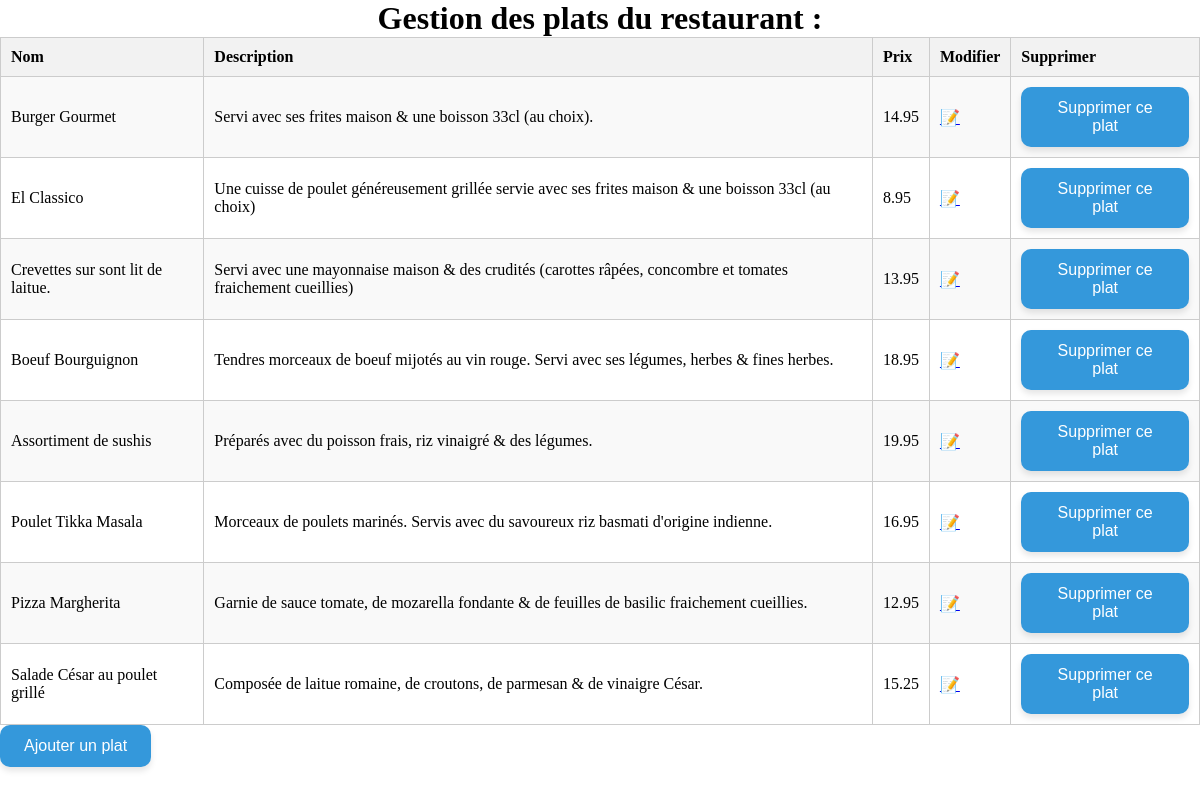
The page / on the database its author committed.
### tables this page shows
CREATE TABLE IF NOT EXISTS `plats` (
  `id` bigint unsigned NOT NULL AUTO_INCREMENT,
  `name` varchar(255) NOT NULL,
  `description` varchar(255) NOT NULL,
  `price` float NOT NULL,
  UNIQUE KEY `id` (`id`)
);

### index.php (called while the page is built)
<?php
require_once('./views/header.php');
require_once('./views/plats/getAll.php');
require_once('./views/footer.php');
?>

### models/plats/getAll.php (called while the page is built)
<?php
    require_once('./models/dbConnect.php');
    if($pdoConn){
        $execution = $pdoConn->prepare('SELECT * FROM plats');
        if($execution->execute()){
            $results = $execution->fetchAll(PDO::FETCH_ASSOC);
        }
    }
?>

### views/plats/getAll.php (the view, shortened to what this page needs)
<?php
    require_once('./models/plats/getAll.php');
?>
<header>
    <h1>Gestion des plats du restaurant&nbsp;:</h1>
</header>
<main>
    <table class="custom-table">
        <thead>
            <th>Nom</th>
            <th>Description</th>
            <th>Prix</th>
            <th>Modifier</th>
            <th>Supprimer</th>
        </thead>
        <?php foreach($results as $single){ ?>
            <tr>
                <td><?php echo $single["name"] ?></td>
                <td><?php echo $single["description"] ?></td>
                <td><?php echo $single["price"] ?></td>
                <td>
                    <p><a href="./views/plats/update.php?id=<?php echo $single["id"] ?>" title="Editer ce plat">📝</a></p>
                </td>
                <td>
                    <button class="btn-sup" id="<?php echo $single["id"] ?>">Supprimer ce plat</button>
                </td>
            </tr>
        <?php }  ?>
    </table>
    <button id="button-add">Ajouter un plat</button>
</main>

### views/header.php (shortened to what this page needs)
<!DOCTYPE html>
<html lang="fr">
    <head>
        <link rel="stylesheet" href="../style.css">
    </head>
    <body>

### views/footer.php (shortened to what this page needs)
    </body>
</html>

### style.css (style rules this page uses)
* { margin: 0; padding: 0; box-sizing: border-box; }
.custom-table { width: 100%; border-collapse: collapse; border: 1px solid #ccc; }
.custom-table th, .custom-table td { padding: 10px; border: 1px solid #ccc; }
.custom-table th { background-color: #f2f2f2; font-weight: bold; text-align: left; }
.custom-table tbody tr:nth-child(odd) { background-color: #f9f9f9; }
h1 { text-align: center; }
button, input[type="submit"] { padding: 12px 24px; font-size: 16px; border: none; background-color: #3498db; color: #fff; cursor: pointer; border-radius: 10px; transition: background-color 0.3s ease, transform 0.2s ease; box-shadow: 0px 4px 6px rgba(0, 0, 0, 0.1); }

### rows shown on the page
plats: name "Burger Gourmet", description "Servi avec ses frites maison & une boisson 33cl (au choix).", price "14.95"
plats: name "El Classico", description "Une cuisse de poulet généreusement grillée servie avec ses frites maison & une boisson 33cl (au choix)", price "8.95"
plats: name "Crevettes sur sont lit de laitue.", description "Servi avec une mayonnaise maison & des crudités (carottes râpées, concombre et tomates fraichement cueillies)", price "13.95"
plats: name "Boeuf Bourguignon", description "Tendres morceaux de boeuf mijotés au vin rouge. Servi avec ses légumes, herbes & fines herbes.", price "18.95"
plats: name "Assortiment de sushis", description "Préparés avec du poisson frais, riz vinaigré & des légumes.", price "19.95"
plats: name "Poulet Tikka Masala", description "Morceaux de poulets marinés. Servis avec du savoureux riz basmati d'origine indienne.", price "16.95"
plats: name "Pizza Margherita", description "Garnie de sauce tomate, de mozarella fondante & de feuilles de basilic fraichement cueillies.", price "12.95"
plats: name "Salade César au poulet grillé", description "Composée de laitue romaine, de croutons, de parmesan & de vinaigre César.", price "15.25"
